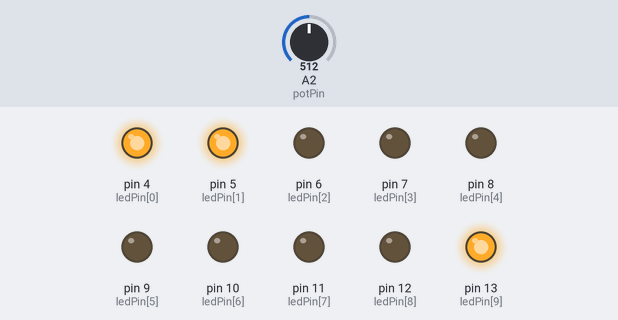
This sketch was run on a simulated Arduino Uno, built with avr-gcc and run on an emulated ATmega328P. On the bench: output pins drawn as LEDs (lit = HIGH). Dashed ring = blinking. Inputs (shaded band) come from the test bench; at power-on: A2 (potPin) = 512.

Above: at 1.2 s.
1.3 s: A2 (potPin) set to 122
At 2.1 s:
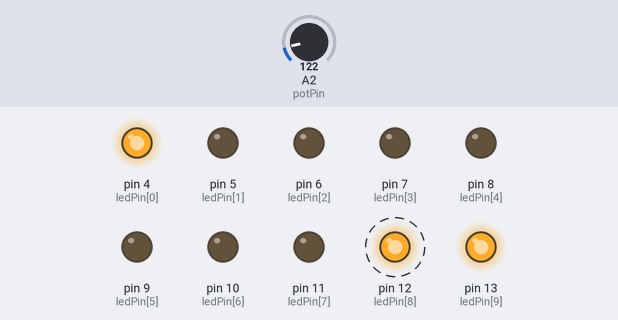
4.3 s: A2 (potPin) set to 0
At 4.74 s:
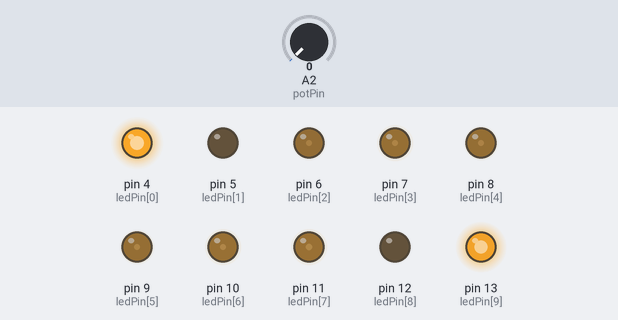
7.3 s: A2 (potPin) set to 900
At 8.9 s:
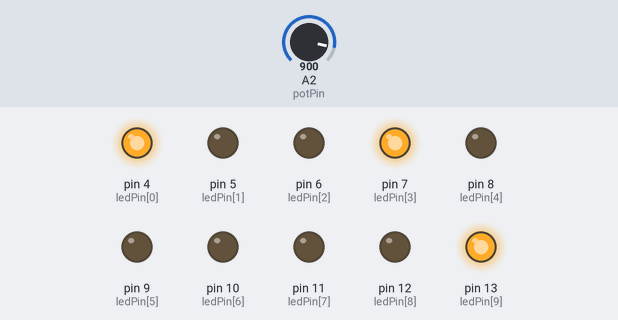
10.3 s: A2 (potPin) set to 306
At 10.46 s:
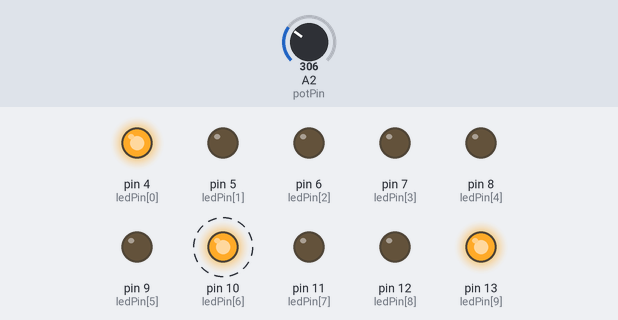
13.3 s: A2 (potPin) set to 511
At 13.9 s:
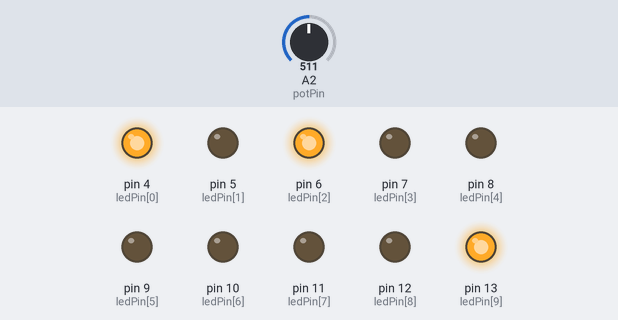
16.3 s: A2 (potPin) set to 536
Timing chart, 0 to 19.1 s (numbered marks = the images above; inputs shaded):
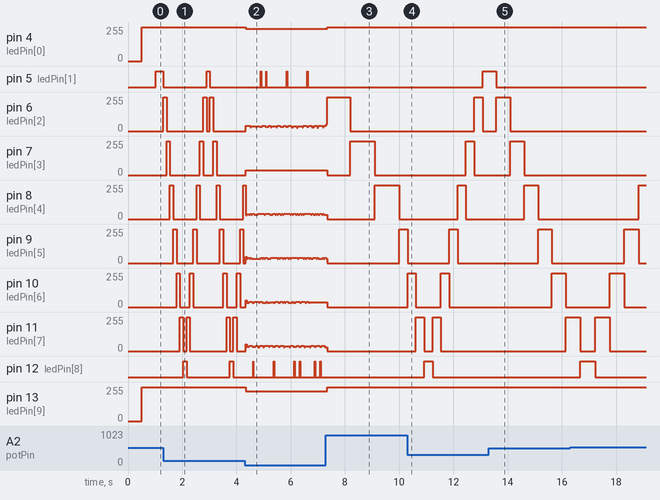

Measured:
- after the input at 1.3 s, pin 5 (ledPin[1]): HIGH → LOW after 0.00 s instead of 0.24 s; pin 12 (ledPin[8]): alternates HIGH for 0.12 s and LOW for 1.6 s, starting after 0.74 s
- after the input at 4.3 s, pin 4 (ledPin[0]): 255/255 → 243/255 at once; pin 13 (ledPin[9]): 255/255 → 225/255 at once
- after the input at 7.3 s, pin 4 (ledPin[0]): 243/255 → 255/255 at once; pin 5 (ledPin[1]), pin 12 (ledPin[8]): stops changing and stays LOW; pin 7 (ledPin[3]): 35/255 → 0/255 at once, → 255/255 0.86 s later, → 0/255 0.90 s later; pin 10 (ledPin[6]): 37/255 → 0/255 at once; pin 13 (ledPin[9]): 225/255 → 255/255 at once
- after the input at 10.3 s, pin 5 (ledPin[1]): LOW → HIGH after 2.8 s; pin 6 (ledPin[2]): 0/255 → 255/255 after 2.5 s, → 0/255 0.31 s later; pin 7 (ledPin[3]): 0/255 → 255/255 after 2.2 s, → 0/255 0.31 s later; pin 8 (ledPin[4]): 0/255 → 255/255 after 1.9 s, → 0/255 0.31 s later; pin 9 (ledPin[5]): 255/255 → 0/255 after 0.01 s instead of 0.60 s
- after the input at 13.3 s, pin 12 (ledPin[8]): stays LOW (without the input it goes to HIGH after 1.9 s)

The sketch:

Sequencial_ej_1_primer_led_e_ultimo_acesso.ino
```cpp
//Sequencial com com Controle de Brilho.

byte ledPin[] = {4, 5, 6, 7, 8, 9, 10, 11, 12, 13};               // Cria um array para os pinos dos LEDs
int ledDelay;                                                     // intervalo entre as alterações
int direction = 1;
int currentLED = 0;
unsigned long changeTime;
int potPin = 2;                                                   // seleciona o pino de entrada para o potenciômetro


void setup() {
for (int x=0; x<10; x++) {
                                                                  // define todos os pinos como saída
pinMode(ledPin[x], OUTPUT); }
changeTime = millis();
}


void loop() {


ledDelay = analogRead(potPin);                                      // lê o valor do potenciômetro
if ((millis() - changeTime) > ledDelay) {                           // verifica se transcorreram ledDelay ms desde a

changeLED();                                                           // última alteração
changeTime = millis();
}
}


void changeLED() {
for (int x=0; x<10; x++) {                                          // apaga todos os LEDs
digitalWrite(ledPin[x], LOW);

}
digitalWrite(ledPin[currentLED], HIGH);                             // acende o LED atual
currentLED += direction;                                            // incrementa de acordo com o valor de direction
digitalWrite(ledPin[0], HIGH);
ledDelay = analogRead(potPin);
digitalWrite(ledPin[9], HIGH);
ledDelay = analogRead(potPin);

if (currentLED == 8) {direction = -1;}                              // altera a direção se tivermos atingido o fim
if (currentLED == 1) {direction = 1;}
}
```
